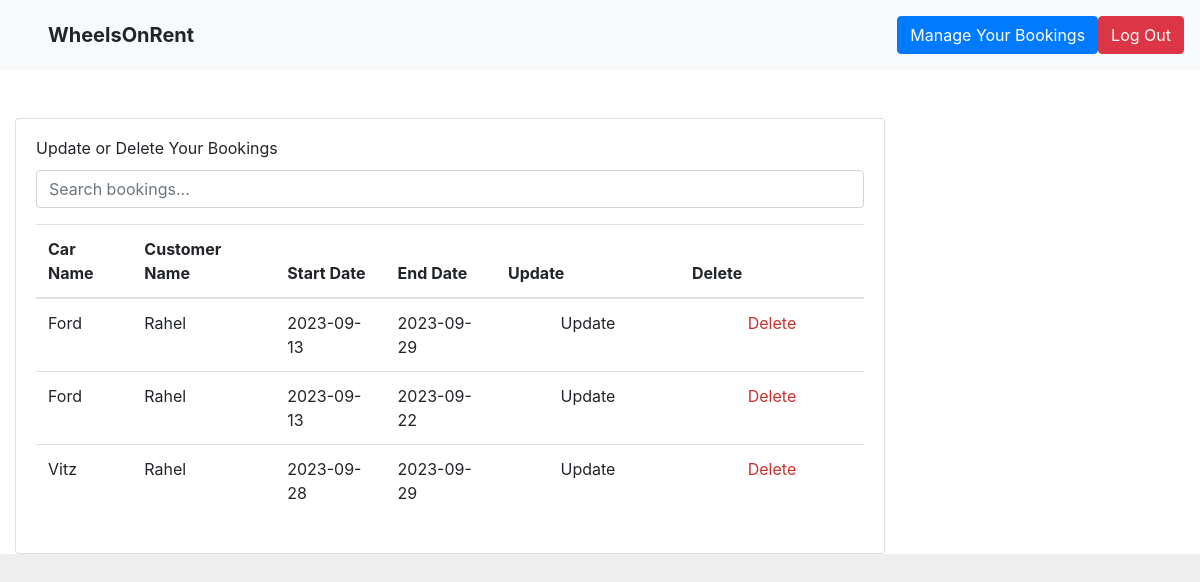
The app's page /booking/my_bookings (signed in), older data.
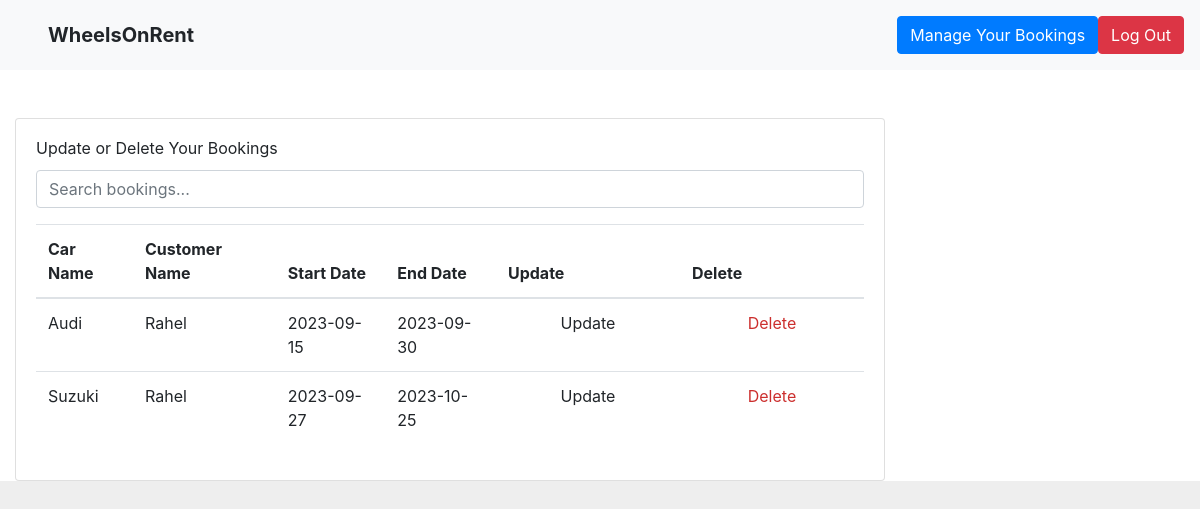
The same page, newer data.
### tables this page shows
CREATE TABLE booking (
  id INTEGER PRIMARY KEY AUTOINCREMENT,
  customer_id INTEGER NOT NULL,
  car_id INTEGER NOT NULL,
  start_date DATE NOT NULL,
  end_date DATE NOT NULL,
  FOREIGN KEY (customer_id) REFERENCES customer (id),
  FOREIGN KEY (car_id) REFERENCES car (id)
);

CREATE TABLE car (
  id INTEGER PRIMARY KEY AUTOINCREMENT,
  name TEXT NOT NULL,
  model TEXT NOT NULL,
  status TEXT NOT NULL,
  seat INTEGER NOT NULL,
  door INTEGER NOT NULL,
  gearbox TEXT NOT NULL,
  image TEXT
, price REAL NOT NULL DEFAULT 0.0);

CREATE TABLE customer (
  id INTEGER PRIMARY KEY AUTOINCREMENT,
  name TEXT NOT NULL,
  last_name TEXT NOT NULL,
  phone_number TEXT NOT NULL,
  email TEXT NOT NULL,
  password TEXT NOT NULL,
  role TEXT INTEGER DEFAULT 0
);

### car_app/booking.py (the view)
@bp.route('/my_bookings')
@login_required
def my_bookings():
    db = get_db()
    customer_id = g.customer['id']
    bookings = db.execute(
        'SELECT b.id, car_id, ca.id, ca.name, customer_id, cu.id, cu.name, cu.last_name, start_date, end_date'
        ' FROM booking b'
        ' JOIN customer cu ON customer_id = cu.id'
        ' JOIN car ca ON car_id = ca.id'
        ' WHERE customer_id = ?'
        ' ORDER BY start_date ASC',
        (customer_id,)
    ).fetchall()
    return render_template('booking/index.html', bookings=bookings)

### car_app/customer.py (called while the page is built)
@bp.before_app_request
def load_logged_in_customer():
    customer_id = session.get('customer_id')
    if customer_id is None:
        g.customer = None
    else:
        g.customer = get_db().execute(
            'SELECT * FROM customer WHERE id = ?', (customer_id,)
        ).fetchone()

def login_required(view):
    @functools.wraps(view)
    def wrapped_view(**kwargs):
        if g.customer is None:
            return redirect(url_for('customer.login'))
        return view(**kwargs)
    return wrapped_view

### car_app/db.py (called while the page is built)
def get_db():
    if 'db' not in g:
        g.db = sqlite3.connect(
            current_app.config['DATABASE'],
            detect_types=sqlite3.PARSE_DECLTYPES
        )
        g.db.row_factory = sqlite3.Row
    return g.db

### car_app/templates/booking/index.html (shortened to what this page needs)
{% extends 'base.html' %}
{% block content %}
<div class="content-wrapper">
  <div class="row">
    <div class="col-lg-9 grid-margin stretch-card">
      <div class="card">
        <div class="card-body">
          <h4 class="card-title">Update or Delete Your Bookings</h4>
          <div class="mb-3">
            <input type="text" id="searchInput" class="form-control" placeholder="Search bookings...">
          </div>
          <div class="table-responsive">
            <table class="table">
              <thead>
                <tr>
                  <th>Car Name</th>
                  <th>Customer Name</th>
                  <th>Start Date</th>
                  <th>End Date</th>
		  <th>Update</th>
                  <th>Delete</th>
                </tr>
              </thead>
              <tbody>
                {% for booking in bookings %}
                  <tr>
                    <td>{{ booking[3] }}</td>
                    <td>{{ booking[6] }}</td>
                    <td>{{ booking[8] }}</td>
                    <td>{{ booking[9] }}</td>
                    <td>
                      <form action="{{ url_for('booking.update', id=booking[0]) }}" method="get">
                        <input type="submit" value="Update">
                      </form>
                    </td>
              	    <td>
		      <form action="{{ url_for('booking.delete', id=booking['id']) }}" method="post"><input class="danger" type="submit" value="Delete" onclick="return confirm('Are you sure?')">
		      </form></td>
                  </tr>
                {% endfor %}
              </tbody>
            </table>
          </div>
        </div>
      </div>
    </div>
  </div>
</div>
{% endblock %}

Row changes from the older to the newer data that the page shows:
removed booking: name "Ford", name "Rahel", start_date "2023-09-13", end_date "2023-09-29"
no longer on this page (row edited): booking: name "Ford", name "Rahel", start_date "2023-09-13", end_date "2023-09-22"
no longer on this page (row edited): booking: name "Vitz", name "Rahel", start_date "2023-09-28", end_date "2023-09-29"
added booking: name "Audi", name "Rahel", start_date "2023-09-15", end_date "2023-09-30"
added booking: name "Suzuki", name "Rahel", start_date "2023-09-27", end_date "2023-10-25"
